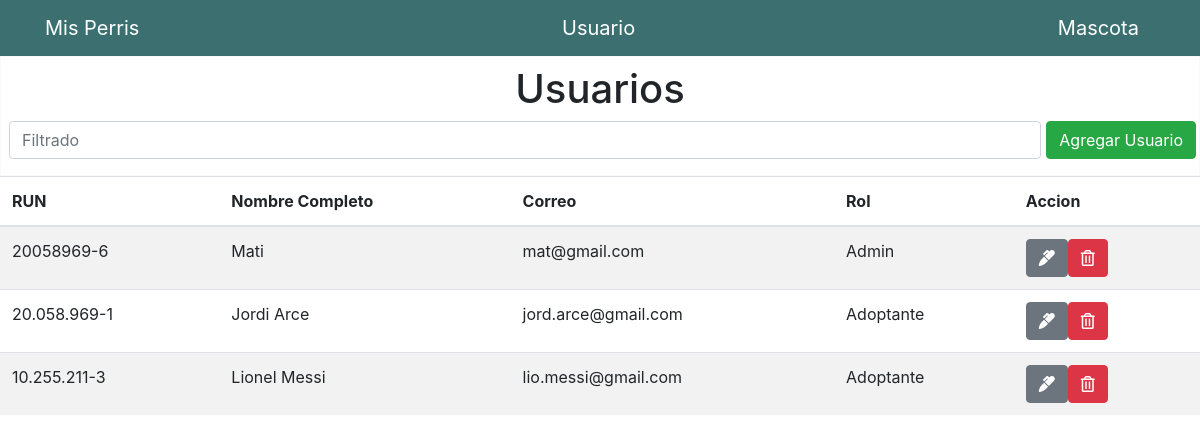
/usuario, run on an earlier commit of the app's database.
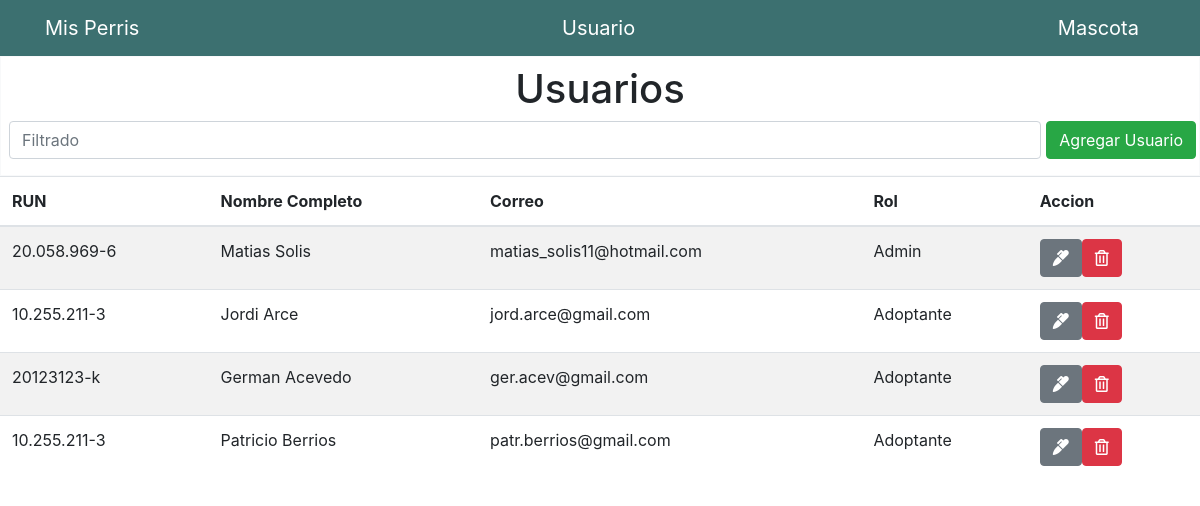
And on a later commit of the database.
### usuario/models.py (models this page shows, shortened)
class Usuario(models.Model):
    rut = models.CharField(max_length=200)
    nombre = models.CharField(max_length=200)
    correo = models.EmailField()
    password = models.CharField(max_length=200)
    rol = models.ForeignKey('Rol', on_delete=models.CASCADE)

class Rol(models.Model):
    id = models.CharField(max_length=200, primary_key=True)
    rol = models.CharField(max_length=200, null=True)
    def __str__(self):
        return self.rol

### usuario/views.py (the view)
# urls.py: path('usuario', views.usuario, name="usuario"),
def usuario(request):
    usuario = Usuario.objects.all()
    var = {'usuario':usuario}
    return render(request, 'usuario/usuario.html', var)

### usuario/templates/usuario/usuario.html (shortened to what this page needs)
{% extends 'usuario/header.html' %}
{% block content %}
{% load static %}
<form class="text-center border border-light p-2">
    <h1>Usuarios</h1>
    <div class="form-row mb-2">
        <div class="col">
            <input id="entradafilter" type="text" class="form-control" placeholder="Filtrado">
        </div>
        <div>
            <a href="{% url 'usuario_agregar' %}" class="btn btn-success">Agregar Usuario</a>
        </div>
    </div>
</form>
<table class="table table-striped">
    <thead>
        <tr>
            <th>RUN</th>
            <th>Nombre Completo</th>
            <th>Correo</th>
            <th>Rol</th>
            <th>Accion</th>
        </tr>
    </thead>
    <tbody class="contenidobusqueda">
        {% for l in usuario  %}
          <tr>
            <td>{{l.rut}}</td>
            <td>{{l.nombre}}</td>
            <td>{{l.correo}}</td>
            <td>{{l.rol}}</td>
            <td>
                <a href="{% url 'usuario_actualizar' l.id %}" class="btn btn-secondary">
                    <i class="fas fa-marker"></i>
                    <br>
                <a href="{% url 'usuario_eliminar' l.id %}" class="btn btn-danger">
                    <i class="far fa-trash-alt"></i>
            </td>
          </tr>
        {% endfor %}
    </tbody>
</table>
{% endblock %}

### usuario/templates/usuario/header.html (shortened to what this page needs)
<!DOCTYPE html>
<html lang="en">
<head>
    <link rel="stylesheet" href="https://stackpath.bootstrapcdn.com/bootstrap/4.4.1/css/bootstrap.min.css">
    <link rel="stylesheet" href="https://use.fontawesome.com/releases/v5.6.3/css/all.css">
</head>
<body>
    <nav class="navbar navbar" style="background-color: rgb(60, 112, 112);">
        <div class="container" >
          <a class="navbar-brand" style="color:white" href="{% url 'index' %}">Mis Perris</a>
          <a class="navbar-brand" style="color:white" href="{% url 'usuario' %}">Usuario</a>
          <a class="navbar-brand" style="color:white" href="{% url 'mascota' %}">Mascota</a>
        </div>
    </nav>
</body>
{% block content %}{% endblock %}

What changed in the data, as far as the page shows it:
removed Usuario: rut "20058969-6", nombre "Mati", correo "mat@gmail.com", rol "Admin"
removed Usuario: rut "20.058.969-1", nombre "Jordi Arce", correo "jord.arce@gmail.com", rol "Adoptante"
removed Usuario: rut "10.255.211-3", nombre "Lionel Messi", correo "lio.messi@gmail.com", rol "Adoptante"
added Usuario: rut "20.058.969-6", nombre "Matias Solis", correo "matias_solis11@hotmail.com", rol "Admin"
added Usuario: rut "10.255.211-3", nombre "Jordi Arce", correo "jord.arce@gmail.com", rol "Adoptante"
added Usuario: rut "20123123-k", nombre "German Acevedo", correo "ger.acev@gmail.com", rol "Adoptante"
added Usuario: rut "10.255.211-3", nombre "Patricio Berrios", correo "patr.berrios@gmail.com", rol "Adoptante"
